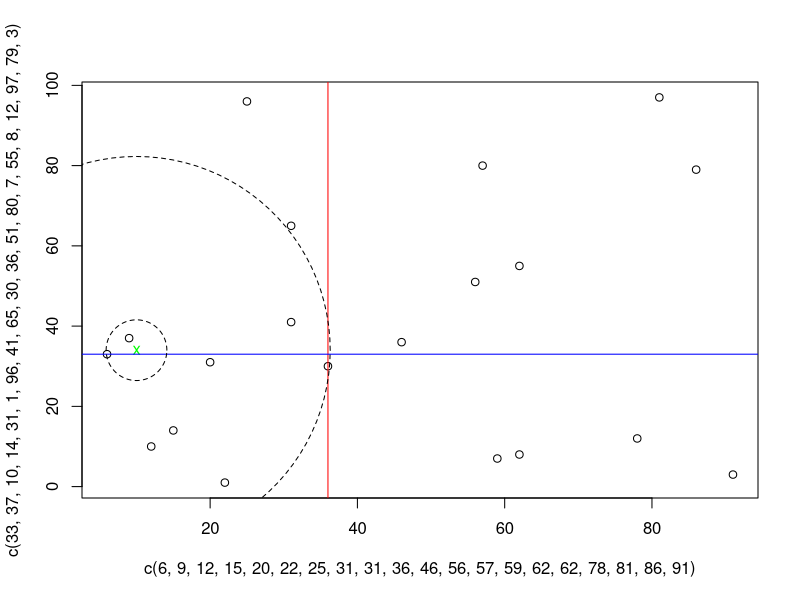

Source code (R):

#            [86, 79]
#        [81, 97]
#            [57, 80]
#    [62, 55]
#            [91, 3]
#        [78, 12]
#            [56, 51]
#                [46, 36]
#[36, 30]
#            [31, 65]
#        [31, 41]
#            [25, 96]
#                [9, 37]
#    [6, 33]
#            [22, 1]
#        [20, 31]
#            [15, 14]
#                [12, 10]


rm(list=ls())
library(plotrix)

plot(c(6, 9, 12, 15, 20, 22, 25, 31, 31, 36, 46, 56, 57, 59, 62, 62, 78, 81, 86, 91), c(33, 37, 10, 14, 31, 1, 96, 41, 65, 30, 36, 51, 80, 7, 55, 8, 12, 97, 79, 3))
points(10,34,pch='x',col='green')
abline(v=36,col='red')
draw.circle(10,34, sqrt(sum((c(10,34)-c(36,30))^2)), lty=2)
abline(h=33,col='blue')
draw.circle(10,34, sqrt(sum((c(10,34)-c(6,33))^2)), lty=2)